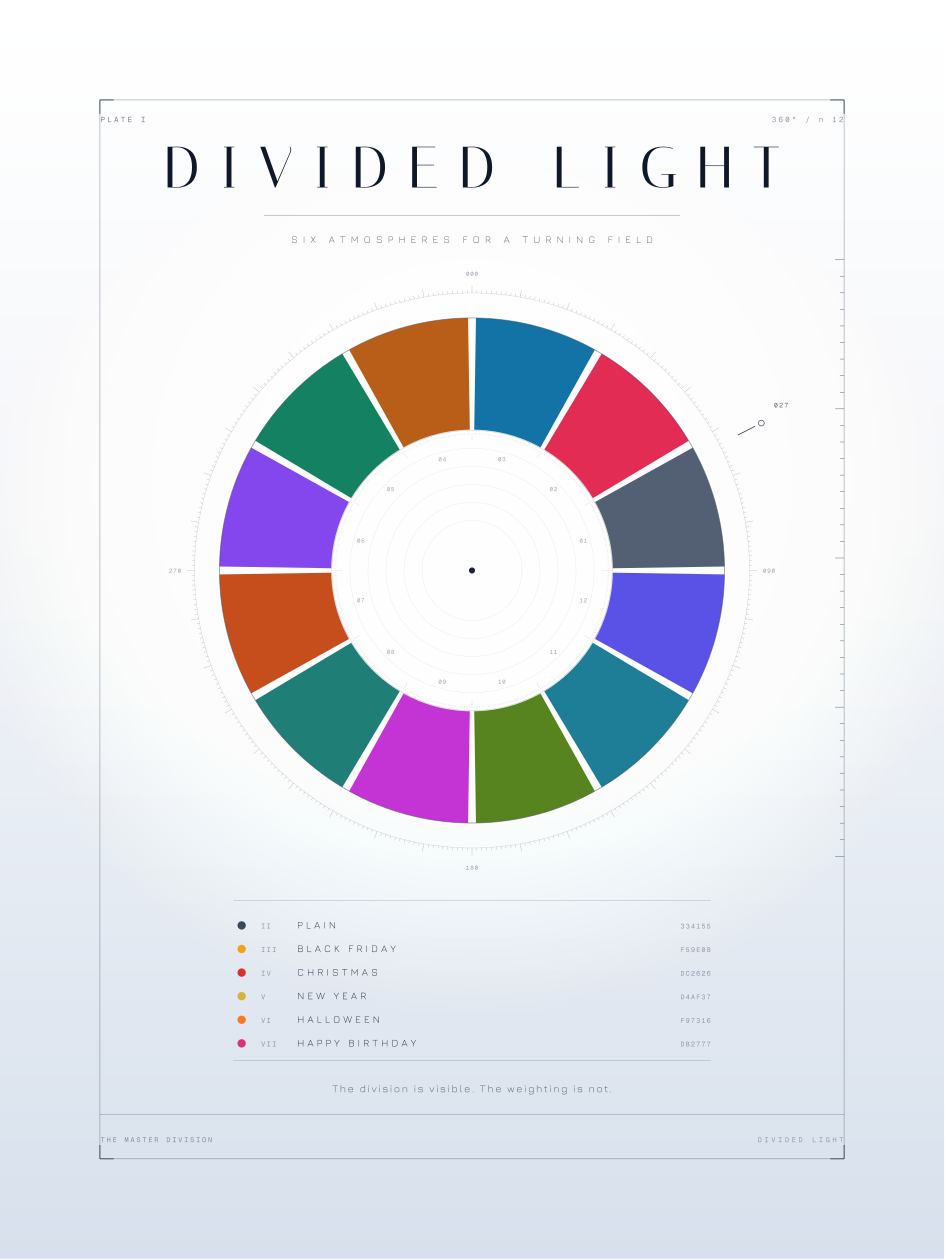

This chart was generated by the following Python code:
# -*- coding: utf-8 -*-
"""Divided Light - a plate book of six atmospheres for a turning field."""
import math
import os
import random

from reportlab.pdfgen import canvas as rl_canvas
from reportlab.pdfbase import pdfmetrics
from reportlab.pdfbase.ttfonts import TTFont
from reportlab.lib.colors import Color

FONTS = os.path.join(
    r"C:\Users\aquarious\AppData\Roaming\Claude\local-agent-mode-sessions\skills-plugin",
    r"75ac46e7-b9e5-4060-8b6e-bcd730b918d1\cdd74412-129f-4b7d-b6b9-dd18d2d0de6c",
    r"skills\canvas-design\canvas-fonts")
OUT = r"C:\Users\aquarious\marketing-games\app\design\divided-light.pdf"

pdfmetrics.registerFont(TTFont("Display", os.path.join(FONTS, "Italiana-Regular.ttf")))
pdfmetrics.registerFont(TTFont("Label", os.path.join(FONTS, "Jura-Light.ttf")))
pdfmetrics.registerFont(TTFont("LabelM", os.path.join(FONTS, "Jura-Medium.ttf")))
pdfmetrics.registerFont(TTFont("Mono", os.path.join(FONTS, "GeistMono-Regular.ttf")))

W, H = 680.3, 907.1
M = 72.0
FY0, FY1 = 72.0, H - 72.0
CX = W / 2.0

HERO_Y = 470.0      # the axis every figure turns on
R = 156.0           # the declared radius, identical on every atmosphere
COLLAR = R + 12.0   # the degree collar
MOTIF_Y = 694.0     # the band above the figure
TEXT_BANDS = ((74, 98), (110, 134), (140, 238), (238, 260), (722, 804),
              (808, 832))


# ------------------------------------------------------------------ colour
def hx(s):
    s = s.lstrip("#")
    return (int(s[0:2], 16) / 255.0, int(s[2:4], 16) / 255.0, int(s[4:6], 16) / 255.0)


def C(h, a=1.0):
    r, g, b = hx(h)
    return Color(r, g, b, alpha=a)


def mix(h1, h2, t):
    a, b = hx(h1), hx(h2)
    return "#%02X%02X%02X" % tuple(
        int(round((a[i] + (b[i] - a[i]) * t) * 255)) for i in range(3))


def lum(h):
    def ch(v):
        return v / 12.92 if v <= 0.03928 else ((v + 0.055) / 1.055) ** 2.4
    r, g, b = hx(h)
    return 0.2126 * ch(r) + 0.7152 * ch(g) + 0.0722 * ch(b)


def ratio(f, b):
    a, c = lum(f), lum(b)
    return (max(a, c) + 0.05) / (min(a, c) + 0.05)


# ------------------------------------------------------------------ the themes
SLICES = ["#475569", "#E11D48", "#0369A1", "#B45309", "#047857", "#7C3AED",
          "#C2410C", "#0F766E", "#C026D3", "#4D7C0F", "#0E7490", "#4F46E5"]

ORDER = ["background", "backgroundDeep", "accent", "accentSoft", "stage",
         "stageEdge", "stageBorder", "heading", "body", "danger", "buttonBg",
         "buttonShine", "buttonText", "panelBg", "panelBorder", "panelHeading",
         "panelText", "wheelRim"]

T = {}
T["plain"] = dict(
    background="#F8FAFC", backgroundDeep="#DEE6F0", accent="#334155",
    accentSoft="#94A3B8", stage="#FFFFFF", stageEdge="#F4F7FB",
    stageBorder="#E2E8F0", heading="#0F172A", body="#475569", danger="#B91C1C",
    buttonBg="#0F172A", buttonShine="#334155", buttonText="#FFFFFF",
    panelBg="#ECFDF5", panelBorder="#A7F3D0", panelHeading="#065F46",
    panelText="#064E3B", wheelRim="#CBD5E1")
T["black-friday"] = dict(
    background="#0B0B0C", backgroundDeep="#000000", accent="#F59E0B",
    accentSoft="#FCD34D", stage="#141416", stageEdge="#0C0C0E",
    stageBorder="#45403A", heading="#FFFFFF", body="#D4D4D8", danger="#FCA5A5",
    buttonBg="#F59E0B", buttonShine="#FCD34D", buttonText="#0B0B0C",
    panelBg="#1C1917", panelBorder="#92400E", panelHeading="#FBBF24",
    panelText="#E7E5E4", wheelRim="#F59E0B")
T["christmas"] = dict(
    background="#0B3D2E", backgroundDeep="#04201A", accent="#DC2626",
    accentSoft="#FCD9A0", stage="#0A3527", stageEdge="#06281E",
    stageBorder="#1F7A4D", heading="#FFF7ED", body="#CFE3D6", danger="#FCA5A5",
    buttonBg="#A81A1A", buttonShine="#C62222", buttonText="#FFFFFF",
    panelBg="#052E22", panelBorder="#15803D", panelHeading="#FCA5A5",
    panelText="#E7E5E4", wheelRim="#E9C46A")
T["new-year"] = dict(
    background="#0B1437", backgroundDeep="#04081E", accent="#D4AF37",
    accentSoft="#F5D77A", stage="#121C47", stageEdge="#0B1333",
    stageBorder="#3B4C8A", heading="#FFFFFF", body="#CBD5E1", danger="#FCA5A5",
    buttonBg="#C79C27", buttonShine="#E8C457", buttonText="#0B1437",
    panelBg="#111C4A", panelBorder="#B08D2A", panelHeading="#F5D77A",
    panelText="#E2E8F0", wheelRim="#D4AF37")
T["halloween"] = dict(
    background="#1A0B2E", backgroundDeep="#0A0415", accent="#F97316",
    accentSoft="#FDBA74", stage="#241139", stageEdge="#190B29",
    stageBorder="#6B21A8", heading="#FFFFFF", body="#E9D5FF", danger="#FCA5A5",
    buttonBg="#F97316", buttonShine="#FB923C", buttonText="#1A0B2E",
    panelBg="#2A1246", panelBorder="#7E22CE", panelHeading="#FDBA74",
    panelText="#EDE9FE", wheelRim="#F97316")
T["birthday"] = dict(
    background="#FDF2F8", backgroundDeep="#F6BBD5", accent="#DB2777",
    accentSoft="#FBCFE8", stage="#FFFFFF", stageEdge="#FFF4FA",
    stageBorder="#F9A8D4", heading="#9D174D", body="#86198F", danger="#B91C1C",
    buttonBg="#A8124F", buttonShine="#C5165C", buttonText="#FFFFFF",
    panelBg="#FFFFFF", panelBorder="#F9A8D4", panelHeading="#9D174D",
    panelText="#3F3F46", wheelRim="#F9A8D4")

PLATES = [
    ("plain", "PLAIN", "PAPER \u00b7 INK \u00b7 NO SEASON",
     "Stillness held as a decision, not an absence.", "II", "000"),
    ("black-friday", "BLACK FRIDAY", "ONE LAMP \u00b7 A ROOM OF BLACK",
     "A single source, and everything it fails to reach.", "III", "045"),
    ("christmas", "CHRISTMAS", "GREEN NIGHT \u00b7 LAMPLIGHT FROM BELOW",
     "Warmth, measured against a pine horizon.", "IV", "090"),
    ("new-year", "NEW YEAR", "MIDNIGHT \u00b7 GOLD LEAF \u00b7 ASCENT",
     "Light sent upward on the last minute of the year.", "V", "180"),
    ("halloween", "HALLOWEEN", "FULL MOON \u00b7 VIOLET DEPTH",
     "Specimens arranged beneath a cold circular light.", "VI", "270"),
    ("birthday", "HAPPY BIRTHDAY", "CONFETTI \u00b7 BROUGHT TO ORDER",
     "Three spheres, and a thousand fragments counted.", "VII", "315"),
]


# ------------------------------------------------------------------ primitives
def tx(c, x, y, s, font, size, cs=0.0, align="l", col=None, alpha=1.0):
    if col is not None:
        c.setFillColor(col if isinstance(col, Color) else C(col, alpha))
    w = pdfmetrics.stringWidth(s, font, size) + cs * max(0, len(s) - 1)
    if align == "c":
        x -= w / 2.0
    elif align == "r":
        x -= w
    t = c.beginText(x, y)
    t.setFont(font, size)
    t.setCharSpace(cs)
    t.textOut(s)
    c.drawText(t)
    return w


def vband(c, x, y, w, h, top, bot, steps=440, gamma=1.0):
    """A graded field, laid down as many fine bands rather than as an effect."""
    sh = h / float(steps)
    for i in range(steps):
        t = (i / float(steps - 1)) ** gamma
        c.setFillColor(C(mix(top, bot, t)))
        c.rect(x, y + h - (i + 1) * sh, w, sh + 0.6, stroke=0, fill=1)


def glow(c, x, y, r, col, a0=0.16, rings=70, gamma=1.8):
    for i in range(rings, 0, -1):
        t = i / float(rings)
        c.setFillColor(C(col, a0 * (1 - t) ** gamma))
        c.circle(x, y, r * t, stroke=0, fill=1)


def ring(c, x, y, r, col, a=1.0, lw=0.3):
    c.setStrokeColor(C(col, a))
    c.setLineWidth(lw)
    c.circle(x, y, r, stroke=1, fill=0)


def spoke(c, x, y, a_deg, r0, r1, col, a=1.0, lw=0.3):
    t = math.radians(a_deg)
    c.setStrokeColor(C(col, a))
    c.setLineWidth(lw)
    c.line(x + r0 * math.cos(t), y + r0 * math.sin(t),
           x + r1 * math.cos(t), y + r1 * math.sin(t))


def dial(c, x, y, r, col, tcol, n=180, every=15):
    """The systematic marker: a degree collar with four cardinal readings."""
    step = n // (360 // every)
    for i in range(n):
        d = i * 360.0 / n
        spoke(c, x, y, d, r, r + (5.6 if i % step == 0 else 2.0), col, 0.42, 0.25)
    ring(c, x, y, r, col, 0.30, 0.25)
    for d, lab in ((90, "000"), (0, "090"), (270, "180"), (180, "270")):
        t = math.radians(d)
        rr = r + 14
        tx(c, x + rr * math.cos(t), y + rr * math.sin(t) - 1.7, lab,
           "Mono", 4.2, 0.6, "c", tcol, 0.55)


def field(c, n, col, seed, keep_out=None, amin=0.10, amax=0.60, smax=0.95):
    """A dot field laid across the whole sheet, so it has no edge of its own."""
    rnd = random.Random(seed)
    for _ in range(n):
        px, py = rnd.random() * W, rnd.random() * H
        if math.hypot(px - CX, py - HERO_Y) < (keep_out or 0):
            continue
        # no mark is ever allowed to land on a word
        if any(y0 <= py <= y1 for y0, y1 in TEXT_BANDS):
            continue
        s = rnd.random()
        c.setFillColor(C(col, amin + (amax - amin) * s ** 3))
        c.circle(px, py, 0.26 + smax * s ** 4, stroke=0, fill=1)


def beam(c, x0, y0, half, xa, xb, ybase, col, a0, steps=56):
    """A shaft of light, laid in slices that fade out before they land."""
    for i in range(steps):
        t0, t1 = i / float(steps), (i + 1) / float(steps)
        ya, yb = y0 + (ybase - y0) * t0, y0 + (ybase - y0) * t1
        la, lb = x0 - half + (xa - x0 + half) * t0, x0 - half + (xa - x0 + half) * t1
        ra, rb = x0 + half + (xb - x0 - half) * t0, x0 + half + (xb - x0 - half) * t1
        c.setFillColor(C(col, a0 * (1 - t0) ** 1.9))
        p = c.beginPath()
        p.moveTo(la, ya)
        p.lineTo(ra, ya)
        p.lineTo(rb, yb)
        p.lineTo(lb, yb)
        p.close()
        c.drawPath(p, stroke=0, fill=1)


# ------------------------------------------------------------------ chrome
def chrome(c, plate, code, foot, rule, label):
    c.setStrokeColor(C(rule, 0.55))
    c.setLineWidth(0.4)
    c.rect(M, FY0, W - 2 * M, FY1 - FY0, stroke=1, fill=0)
    c.setStrokeColor(C(rule, 0.95))
    c.setLineWidth(0.6)
    for sx in (M, W - M):
        for sy in (FY0, FY1):
            dx = 10 if sx == M else -10
            dy = 10 if sy == FY0 else -10
            c.line(sx, sy, sx + dx, sy)
            c.line(sx, sy, sx, sy + dy)
    tx(c, M + 0.5, FY1 - 16, plate, "Mono", 5.4, 1.6, "l", label, 0.75)
    tx(c, W - M - 0.5, FY1 - 16, code, "Mono", 5.4, 1.6, "r", label, 0.6)
    c.setStrokeColor(C(rule, 0.8))
    c.setLineWidth(0.35)
    for i in range(37):
        yy = 290 + i * (430 / 36.0)
        c.line(W - M, yy, W - M - (6.5 if i % 9 == 0 else 3.0), yy)
    c.setStrokeColor(C(rule, 0.5))
    c.setLineWidth(0.35)
    c.line(M, 104, W - M, 104)
    tx(c, M + 0.5, 84, foot, "Mono", 5.0, 1.3, "l", label, 0.6)
    tx(c, W - M - 0.5, 84, "DIVIDED LIGHT", "Mono", 5.0, 1.9, "r", label, 0.5)


def register(c, th, form, label, rule):
    """The chromatic register: eighteen declared values, read left to right."""
    x0, bw = M, (W - 2 * M) / 18.0
    c.setStrokeColor(C(rule, 0.5))
    c.setLineWidth(0.35)
    c.line(M, 236, W - M, 236)
    c.line(M, 142, W - M, 142)
    for i, k in enumerate(ORDER):
        h = th[k]
        cx = x0 + bw * i + bw / 2.0
        c.setFillColor(C(h))
        # every value is declared, including the ones the ground would swallow
        c.setStrokeColor(C(label, 0.32))
        c.setLineWidth(0.3)
        if form == "flat":
            c.rect(x0 + bw * i + 1.3, 196, bw - 2.6, 34, stroke=1, fill=1)
        elif form == "stair":
            c.rect(x0 + bw * i + 1.3, 196, bw - 2.6,
                   9 + 25 * (lum(h) ** 0.5), stroke=1, fill=1)
        elif form == "comb":
            c.rect(cx - 4.2, 196, 8.4, 34, stroke=1, fill=1)
        elif form == "square":
            c.rect(cx - 11, 208, 22, 22, stroke=1, fill=1)
        elif form == "disc":
            c.circle(cx, 219, 11, stroke=1, fill=1)
        elif form == "diamond":
            c.saveState()
            c.translate(cx, 219)
            c.rotate(45)
            c.rect(-8.0, -8.0, 16.0, 16.0, stroke=1, fill=1)
            c.restoreState()
        c.saveState()
        c.translate(cx + 2.0, 151)
        c.rotate(90)
        tx(c, 0, 0, h.replace("#", ""), "Mono", 4.5, 0.8, "l", label, 0.8)
        c.restoreState()
        c.saveState()
        c.translate(cx - 4.8, 151)
        c.rotate(90)
        tx(c, 0, 0, "%02d" % (i + 1), "Mono", 4.0, 0.4, "l", label, 0.4)
        c.restoreState()


def plate_type(c, name, sub, cap, label, rule, heading):
    tx(c, CX, 762, name, "Display", 31, 7.4, "c", heading)
    c.setStrokeColor(C(rule, 0.65))
    c.setLineWidth(0.4)
    c.line(CX - 96, 795, CX + 96, 795)
    tx(c, CX, 737, sub, "Label", 6.6, 3.0, "c", label, 0.85)
    tx(c, CX, 120, cap, "Label", 7.4, 1.2, "c", label, 0.9)


def readings(c, th, label):
    s = "   ".join("%s %4.2f:1" % (k, ratio(th[a], th[b])) for k, a, b in (
        ("H/S", "heading", "stage"),
        ("B/S", "body", "stage"),
        ("T/B", "buttonText", "buttonBg")))
    tx(c, CX, 246, s, "Mono", 4.8, 1.1, "c", label, 0.62)


# ------------------------------------------------------------------ the figures
def fig_plain(c, th):
    ac, soft = th["accent"], th["accentSoft"]
    cy = HERO_Y
    c.setStrokeColor(C(ac, 0.20))
    c.setLineWidth(0.3)
    c.line(M + 16, cy, W - M - 16, cy)
    for i in range(240):
        d = i * 1.5
        # the modulation is locked to the twelve, so the lobes are a decision
        m = 0.5 + 0.5 * math.cos(math.radians(12 * (d - 15)))
        spoke(c, CX, cy, d, 44 + 18 * m, R, ac, 0.10 + 0.16 * m, 0.28)
    for k in range(7):
        ring(c, CX, cy, 44 + k * (R - 44) / 6.0, soft, 0.32, 0.25)
    ring(c, CX, cy, 44, ac, 0.55, 0.5)
    for i in range(12):
        spoke(c, CX, cy, i * 30 + 15, 44, R, ac, 0.40, 0.45)
    dial(c, CX, cy, COLLAR, ac, th["body"])
    c.setFillColor(C(ac, 0.9))
    c.circle(CX, cy, 1.5, stroke=0, fill=1)


def fig_bf(c, th):
    ac, soft = th["accent"], th["accentSoft"]
    cy = HERO_Y
    lx, ly = CX - 126, cy + 152
    beam(c, lx + 12, ly - 16, 6, M + 10, M + 148, 268, ac, 0.10)
    beam(c, lx + 14, ly - 16, 6, M + 224, M + 362, 268, ac, 0.085)
    glow(c, lx, ly, 128, soft, 0.17, 80, 2.4)
    for i in range(360):
        lit = max(0.0, math.cos(math.radians(i - 134))) ** 1.5
        spoke(c, CX, cy, i, 50, R, mix(th["backgroundDeep"], soft, lit),
              0.10 + 0.70 * lit, 0.32)
    for k in range(5):
        ring(c, CX, cy, 50 + k * (R - 50) / 4.0, ac, 0.16, 0.25)
    ring(c, CX, cy, 50, ac, 0.8, 0.6)
    dial(c, CX, cy, COLLAR, ac, soft)
    c.setFillColor(C(soft, 1))
    c.circle(CX, cy, 1.8, stroke=0, fill=1)
    # the fixture reads as a silhouette inside its own light
    ring(c, lx, ly, 15, th["buttonText"], 0.55, 0.5)
    ring(c, lx, ly, 20, th["buttonText"], 0.22, 0.3)
    c.setFillColor(C(th["buttonText"], 0.75))
    c.circle(lx, ly, 2.4, stroke=0, fill=1)
    tx(c, lx + 29, ly - 2, "SOURCE", "Mono", 4.4, 1.5, "l", th["buttonText"], 0.6)


def fig_xmas(c, th):
    ac, soft, rim = th["accent"], th["accentSoft"], th["wheelRim"]
    cy = HERO_Y
    glow(c, CX, 350, 124, soft, 0.15, 70, 1.8)
    field(c, 620, "#FFFFFF", 3, R + 26, 0.07, 0.42, 0.8)
    hub = 20.0
    for i in range(12):
        a0, a1 = i * 30.0, i * 30.0 + 30.0
        n = 14
        p = c.beginPath()
        p.moveTo(CX + hub * math.cos(math.radians(a0)),
                 cy + hub * math.sin(math.radians(a0)))
        for j in range(n + 1):
            a = math.radians(a0 + (a1 - a0) * j / n)
            p.lineTo(CX + R * math.cos(a), cy + R * math.sin(a))
        for j in range(n + 1):
            a = math.radians(a1 - (a1 - a0) * j / n)
            p.lineTo(CX + hub * math.cos(a), cy + hub * math.sin(a))
        p.close()
        c.setFillColor(C(th["stage"] if i % 2 else th["backgroundDeep"], 0.92))
        c.drawPath(p, stroke=0, fill=1)
    for k in range(25):
        ring(c, CX, cy, hub + k * (R - hub) / 24.0, rim, 0.11, 0.22)
    for i in range(12):
        spoke(c, CX, cy, i * 30, hub, R, rim, 0.45, 0.32)
    ring(c, CX, cy, R, rim, 0.85, 0.7)
    ring(c, CX, cy, R - 4.0, rim, 0.3, 0.25)
    ring(c, CX, cy, hub, rim, 0.7, 0.45)
    c.setFillColor(C(ac, 0.85))
    c.circle(CX, cy, 2.0, stroke=0, fill=1)
    dial(c, CX, cy, COLLAR, rim, soft)
    gy, gw, sag = 712.0, 228.0, 24.0
    pts = [(CX - gw + 2 * gw * (i / 80.0),
            gy - sag * math.sin(math.pi * (i / 80.0))) for i in range(81)]
    c.setStrokeColor(C(rim, 0.5))
    c.setLineWidth(0.4)
    for i in range(80):
        c.line(pts[i][0], pts[i][1], pts[i + 1][0], pts[i + 1][1])
    for i in range(15):
        t = (i + 0.5) / 15.0
        px = CX - gw + 2 * gw * t
        py = gy - sag * math.sin(math.pi * t)
        col = soft if i % 2 == 0 else ac
        c.setStrokeColor(C(col, 0.7))
        c.setLineWidth(0.35)
        c.line(px, py, px, py - 6.5)
        glow(c, px, py - 9.8, 8.5, col, 0.5, 14, 1.4)
        c.setFillColor(C(col, 0.95))
        c.circle(px, py - 9.8, 2.0, stroke=0, fill=1)


def fig_ny(c, th):
    ac, soft = th["accent"], th["accentSoft"]
    cy = HERO_Y
    field(c, 900, "#FFFFFF", 7, COLLAR + 24)
    for i in range(360):
        spoke(c, CX, cy, i, 40, R if i % 2 == 0 else R - 22, ac,
              0.13 + 0.17 * (i % 2), 0.3)
    for i in range(72):
        spoke(c, CX, cy, i * 5 + 2.5, R - 10, R + 6, soft, 0.5, 0.3)
    ring(c, CX, cy, R, ac, 0.85, 0.8)
    ring(c, CX, cy, R - 5.0, ac, 0.45, 0.3)
    ring(c, CX, cy, 40, soft, 0.6, 0.4)
    dial(c, CX, cy, COLLAR, ac, soft)
    c.setFillColor(C(soft, 1))
    c.circle(CX, cy, 1.9, stroke=0, fill=1)
    for bx, by, br, n in ((CX - 198, 672, 30, 30), (CX + 4, 696, 19, 24),
                          (CX + 196, 660, 35, 36)):
        glow(c, bx, by, br * 1.25, soft, 0.10, 24, 1.6)
        for i in range(n):
            d = i * 360.0 / n
            spoke(c, bx, by, d, br * 0.24, br, soft, 0.6, 0.28)
            t = math.radians(d)
            c.setFillColor(C(soft, 0.85))
            c.circle(bx + br * math.cos(t), by + br * math.sin(t), 0.75,
                     stroke=0, fill=1)
        c.setFillColor(C("#FFFFFF", 0.9))
        c.circle(bx, by, 1.3, stroke=0, fill=1)


def fig_hw(c, th):
    ac, soft = th["accent"], th["accentSoft"]
    cy = HERO_Y
    mx, my = CX + 152, cy + 150
    glow(c, CX, 344, 120, ac, 0.17, 70, 1.8)
    glow(c, mx, my, 74, "#FFFFFF", 0.11, 50, 1.8)
    c.setFillColor(C("#F6EEDC", 0.92))
    c.circle(mx, my, 28, stroke=0, fill=1)
    c.setFillColor(C("#E3D4B6", 0.5))
    for dx, dy, rr in ((-9, 6, 4.8), (7, -8, 3.4), (2, 11, 2.5),
                       (12, 6, 1.9), (-13, -7, 2.3)):
        c.circle(mx + dx, my + dy, rr, stroke=0, fill=1)
    for i in range(12):
        spoke(c, CX, cy, i * 30, 7, R, soft, 0.45, 0.3)
    for k in range(9):
        rr = 24 + k * (R - 24) / 8.0
        c.setStrokeColor(C(soft, 0.34))
        c.setLineWidth(0.26)
        for i in range(12):
            a0, a1 = math.radians(i * 30), math.radians((i + 1) * 30)
            x0, y0 = CX + rr * math.cos(a0), cy + rr * math.sin(a0)
            x1, y1 = CX + rr * math.cos(a1), cy + rr * math.sin(a1)
            mxp = CX + ((x0 + x1) / 2.0 - CX) * 0.90
            myp = cy + ((y0 + y1) / 2.0 - cy) * 0.90
            p = c.beginPath()
            p.moveTo(x0, y0)
            p.curveTo(mxp, myp, mxp, myp, x1, y1)
            c.drawPath(p, stroke=1, fill=0)
    ring(c, CX, cy, R, ac, 0.75, 0.6)
    dial(c, CX, cy, COLLAR, ac, soft)
    c.setFillColor(C(ac, 0.95))
    c.circle(CX, cy, 2.0, stroke=0, fill=1)
    for i in range(9):
        sx = CX - 184 + i * 46.0
        s = 0.50 + 0.062 * (4 - abs(i - 4))
        c.saveState()
        c.translate(sx, MOTIF_Y)
        c.scale(s, s)
        p = c.beginPath()
        p.moveTo(0, 1.6)
        p.curveTo(-6, 7.0, -14, 7.4, -21, 3.4)
        p.curveTo(-17, 5.0, -13.5, 1.8, -11.5, -2.0)
        p.curveTo(-7.5, -1.2, -3.5, -2.6, 0, -5.0)
        p.curveTo(3.5, -2.6, 7.5, -1.2, 11.5, -2.0)
        p.curveTo(13.5, 1.8, 17, 5.0, 21, 3.4)
        p.curveTo(14, 7.4, 6, 7.0, 0, 1.6)
        p.close()
        c.setFillColor(C(th["backgroundDeep"], 0.97))
        c.drawPath(p, stroke=0, fill=1)
        c.restoreState()
        c.setStrokeColor(C(soft, 0.4))
        c.setLineWidth(0.3)
        c.line(sx, MOTIF_Y - 12, sx, MOTIF_Y - 17)
        tx(c, sx, MOTIF_Y - 25, "%02d" % (i + 1), "Mono", 3.9, 0.4, "c", soft, 0.5)


def fig_bday(c, th):
    ac, soft = th["accent"], th["accentSoft"]
    cy = HERO_Y
    # the card: the one light atmosphere earns its contrast from a white ground
    glow(c, CX, cy, 214, "#FFFFFF", 0.45, 60, 1.6)
    c.setFillColor(C("#FFFFFF", 0.96))
    c.circle(CX, cy, 186, stroke=0, fill=1)
    ring(c, CX, cy, 186, th["stageBorder"], 0.9, 0.5)
    ring(c, CX, cy, 181, th["stageBorder"], 0.4, 0.25)
    seq = [ac, th["buttonBg"], soft, "#F472B6"]
    TILT = (0, 26, 52, 78, 104, 130, 156)
    for k in range(9):
        rr = 22 + k * 16.0
        n = 10 + k * 7
        for i in range(n):
            d = i * 360.0 / n + k * 7.5
            t = math.radians(d)
            c.saveState()
            c.translate(CX + rr * math.cos(t), cy + rr * math.sin(t))
            # declared angles, repeating: order that still reads as scatter
            c.rotate(d + TILT[(i * 3 + k * 2) % 7])
            c.setFillColor(C(seq[(i + k) % 4], 0.85))
            w2 = (2.9, 2.2, 3.3)[(i + k) % 3]
            c.rect(-w2, -1.1, w2 * 2, 2.2, stroke=0, fill=1)
            c.restoreState()
        ring(c, CX, cy, rr, ac, 0.11, 0.22)
    dial(c, CX, cy, COLLAR, ac, th["body"])
    c.setFillColor(C(ac, 0.9))
    c.circle(CX, cy, 1.6, stroke=0, fill=1)
    for i, (bx, br) in enumerate(((CX - 176, 23), (CX, 27), (CX + 176, 20))):
        by = MOTIF_Y + 10 + (27 - br) * 0.5
        c.setFillColor(C([ac, soft, th["buttonBg"]][i], 0.10))
        c.circle(bx, by, br, stroke=0, fill=1)
        ring(c, bx, by, br, ac, 0.6, 0.45)
        c.setFillColor(C(ac, 0.6))
        p = c.beginPath()
        p.moveTo(bx - 2.2, by - br)
        p.lineTo(bx + 2.2, by - br)
        p.lineTo(bx, by - br - 3.4)
        p.close()
        c.drawPath(p, stroke=0, fill=1)
        c.setStrokeColor(C(ac, 0.4))
        c.setLineWidth(0.3)
        p = c.beginPath()
        p.moveTo(bx, by - br - 3.4)
        p.curveTo(bx + 4, by - br - 8, bx - 4, by - br - 12, bx + 1, by - br - 17)
        c.drawPath(p, stroke=1, fill=0)
    c.setStrokeColor(C(ac, 0.35))
    c.setLineWidth(0.3)
    c.line(CX - 176, MOTIF_Y - 32, CX - 176, MOTIF_Y - 37)
    tx(c, CX - 176, MOTIF_Y - 45, "n 03", "Mono", 4.2, 0.8, "c", th["body"], 0.55)


FIGURES = {"plain": fig_plain, "black-friday": fig_bf, "christmas": fig_xmas,
           "new-year": fig_ny, "halloween": fig_hw, "birthday": fig_bday}
FORMS = {"plain": "flat", "black-friday": "stair", "christmas": "comb",
         "new-year": "square", "halloween": "disc", "birthday": "diamond"}


# ------------------------------------------------------------------ pages
def frontispiece(c):
    th = T["plain"]
    vband(c, 0, 0, W, H, "#FFFFFF", "#D7E0EC", 440, 1.25)
    glow(c, CX, 560, 420, "#FFFFFF", 0.45, 60, 1.2)
    cy, r, hub = 496.0, 182.0, 101.0
    for i in range(12):
        a0, a1 = i * 30 + 0.9, i * 30 + 29.1
        n = 16
        p = c.beginPath()
        p.moveTo(CX + hub * math.cos(math.radians(a0)),
                 cy + hub * math.sin(math.radians(a0)))
        for j in range(n + 1):
            a = math.radians(a0 + (a1 - a0) * j / n)
            p.lineTo(CX + r * math.cos(a), cy + r * math.sin(a))
        for j in range(n + 1):
            a = math.radians(a1 - (a1 - a0) * j / n)
            p.lineTo(CX + hub * math.cos(a), cy + hub * math.sin(a))
        p.close()
        c.setFillColor(C(SLICES[i], 0.93))
        c.drawPath(p, stroke=0, fill=1)
    for i in range(12):
        spoke(c, CX, cy, i * 30, hub, r, "#FFFFFF", 0.95, 0.9)
    for k in range(5):
        ring(c, CX, cy, hub - 13.0 - k * 13.0, th["accent"], 0.13, 0.25)
    for i in range(360):
        spoke(c, CX, cy, i, hub - 2, hub - (7.5 if i % 30 == 0 else 3.2),
              th["accent"], 0.25, 0.22)
    for i in range(12):
        a = math.radians(i * 30 + 15)
        tx(c, CX + (hub - 18) * math.cos(a), cy + (hub - 18) * math.sin(a) - 1.5,
           "%02d" % (i + 1), "Mono", 4.2, 0.5, "c", th["body"], 0.5)
    ring(c, CX, cy, r, th["accent"], 0.5, 0.6)
    ring(c, CX, cy, hub, "#FFFFFF", 0.9, 1.0)
    ring(c, CX, cy, hub, th["accent"], 0.3, 0.3)
    dial(c, CX, cy, r + 18, th["accent"], th["body"], 360, 10)
    t = math.radians(27)
    c.setStrokeColor(C(th["heading"], 0.8))
    c.setLineWidth(0.6)
    c.line(CX + (r + 33) * math.cos(t), cy + (r + 33) * math.sin(t),
           CX + (r + 47) * math.cos(t), cy + (r + 47) * math.sin(t))
    ring(c, CX + (r + 52) * math.cos(t), cy + (r + 52) * math.sin(t), 2.1,
         th["heading"], 0.8, 0.5)
    tx(c, CX + (r + 68) * math.cos(t), cy + (r + 68) * math.sin(t) + 4,
       "027", "Mono", 4.6, 1.0, "c", th["heading"], 0.7)
    c.setFillColor(C(th["heading"], 0.95))
    c.circle(CX, cy, 2.2, stroke=0, fill=1)

    tx(c, CX, 772, "DIVIDED LIGHT", "Display", 42, 14.5, "c", th["heading"])
    c.setStrokeColor(C(th["accent"], 0.5))
    c.setLineWidth(0.4)
    c.line(CX - 150, 752, CX + 150, 752)
    tx(c, CX, 732, "SIX ATMOSPHERES FOR A TURNING FIELD", "Label", 7.4, 3.7,
       "c", th["body"], 0.9)
    iy = 238.0
    c.setStrokeColor(C(th["accent"], 0.35))
    c.setLineWidth(0.35)
    c.line(CX - 172, iy + 20, CX + 172, iy + 20)
    for i, (key, name, sub, cap, roman, code) in enumerate(PLATES):
        yy = iy - i * 17.0
        c.setFillColor(C(T[key]["accent"], 0.95))
        c.circle(CX - 166, yy + 2.2, 3.0, stroke=0, fill=1)
        tx(c, CX - 152, yy, roman, "Mono", 5.0, 1.0, "l", th["body"], 0.55)
        tx(c, CX - 126, yy, name, "Label", 7.4, 2.3, "l", th["heading"], 0.9)
        tx(c, CX + 172, yy, T[key]["accent"].replace("#", ""), "Mono", 4.8, 0.9,
           "r", th["body"], 0.55)
    c.line(CX - 172, iy - 5 * 17.0 - 10, CX + 172, iy - 5 * 17.0 - 10)
    tx(c, CX, 120, "The division is visible. The weighting is not.", "Label",
       7.6, 1.2, "c", th["body"], 0.95)
    chrome(c, "PLATE I", "360\u00b0 / n 12", "THE MASTER DIVISION",
           th["accent"], th["body"])
    c.showPage()


def theme_plate(c, key, name, sub, cap, roman, code, idx):
    th = T[key]
    vband(c, 0, 0, W, H, th["background"], th["backgroundDeep"], 440, 1.15)
    FIGURES[key](c, th)
    plate_type(c, name, sub, cap, th["body"], th["stageBorder"], th["heading"])
    readings(c, th, th["body"])
    register(c, th, FORMS[key], th["body"], th["stageBorder"])
    chrome(c, "PLATE %s" % roman, "%s\u00b0 / n 18" % code,
           "ATMOSPHERE %02d OF 06" % idx, th["stageBorder"], th["body"])
    c.showPage()


c = rl_canvas.Canvas(OUT, pagesize=(W, H))
c.setTitle("Divided Light \u2014 Six Atmospheres for a Turning Field")
frontispiece(c)
for i, (key, name, sub, cap, roman, code) in enumerate(PLATES):
    theme_plate(c, key, name, sub, cap, roman, code, i + 1)
c.save()
print("ok", OUT)
